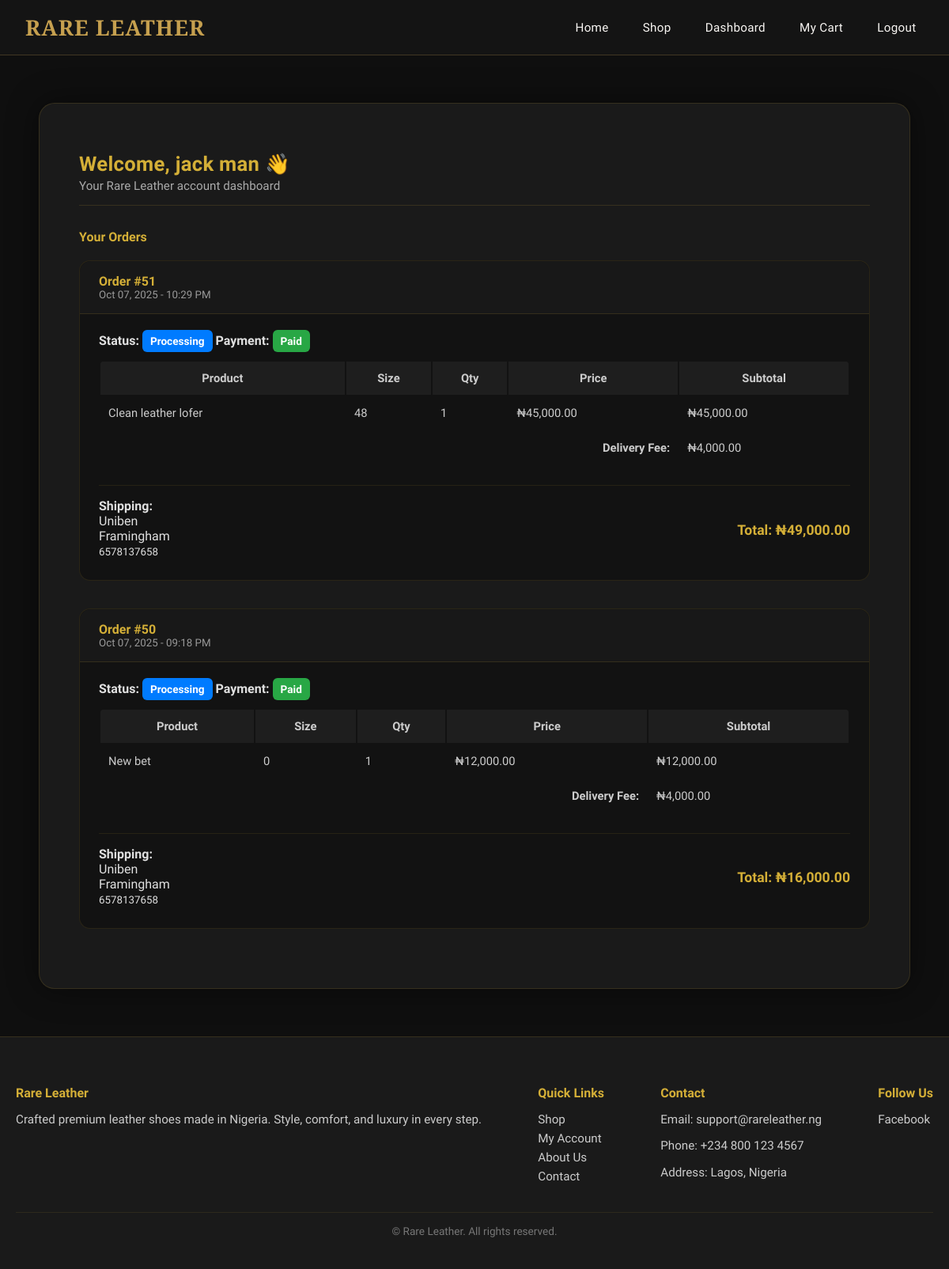
The page /account/dashboard/ (signed in) on the database its author committed.
### accounts/models.py (models this page shows, shortened)
class User(AbstractBaseUser, PermissionsMixin):
    email = models.EmailField(unique=True)
    full_name = models.CharField(max_length=100, blank=True)
    is_active = models.BooleanField(default=False)
    is_staff = models.BooleanField(default=False)
    created_at = models.DateTimeField(default=timezone.now)
    signup_token = models.UUIDField(default=uuid.uuid4, unique=True, null=True, blank=True)
    USERNAME_FIELD = 'email'
    REQUIRED_FIELDS = []
    objects = CustomUserManager()

### orders/models.py (models this page shows, shortened)
class Order(models.Model):
    ORDER_STATUS_CHOICES = (
        ('pending', 'Pending'),
        ('processing', 'Processing'),
        ('completed', 'Completed'),
        ('cancelled', 'Cancelled'),
    )
    PAYMENT_STATUS_CHOICES = (
        ('pending', 'Pending'),
        ('paid', 'Paid'),
        ('failed', 'Failed'),
    )
    user = models.ForeignKey(settings.AUTH_USER_MODEL, on_delete=models.CASCADE)
    full_name = models.CharField(max_length=100)
    email = models.EmailField()
    phone = models.CharField(max_length=20)
    address = models.TextField()
    city = models.CharField(max_length=100)
    created_at = models.DateTimeField(auto_now_add=True)
    status = models.CharField(max_length=20, choices=ORDER_STATUS_CHOICES, default='pending')
    total_price = models.DecimalField(max_digits=10, decimal_places=2, default=0)
    payment_status = models.CharField(max_length=20, choices=PAYMENT_STATUS_CHOICES, default='pending')
    reference = models.CharField(max_length=100, blank=True, null=True, help_text="Paystack transaction reference")
    class Meta:
        ordering = ['-created_at']

class OrderItem(models.Model):
    order = models.ForeignKey(Order, on_delete=models.CASCADE, related_name='items')
    product = models.ForeignKey(Product, on_delete=models.CASCADE)
    size = models.PositiveIntegerField(default=40)
    quantity = models.PositiveIntegerField(default=1)
    price = models.DecimalField(max_digits=10, decimal_places=2)
    def get_subtotal(self):
        return self.price * self.quantity

### catalog/models.py (models this page shows, shortened)
class Product(models.Model):
    category = models.ForeignKey(Category, on_delete=models.SET_NULL, null=True, related_name='products')
    title = models.CharField(max_length=200)
    slug = models.SlugField(unique=True, blank=True)
    description = models.TextField(blank=True)
    price_ngn = models.PositiveIntegerField(help_text="Price in Naira")
    min_size = models.PositiveSmallIntegerField(default=38, help_text="Minimum available shoe size")
    max_size = models.PositiveSmallIntegerField(default=45, help_text="Maximum available shoe size")
    extra_fee_threshold = models.PositiveSmallIntegerField(
        default=45,
        help_text="Sizes above this value attract an extra fee"
    )
    extra_fee_amount = models.PositiveIntegerField(
        default=0,
        help_text="Extra fee (in Naira) for sizes above the threshold"
    )
    available = models.BooleanField(default=True)
    created_at = models.DateTimeField(auto_now_add=True)

### settings/models.py (models this page shows, shortened)
class SiteSettings(models.Model):
    delivery_fee = models.DecimalField(
        max_digits=10,
        decimal_places=2,
        default=3500,
        help_text="Delivery fee per order"
    )
    facebook_url = models.URLField(blank=True, null=True, help_text="Facebook page URL")
    instagram_url = models.URLField(blank=True, null=True, help_text="Instagram profile URL")
    twitter_url = models.URLField(blank=True, null=True, help_text="Twitter profile URL")
    linkedin_url = models.URLField(blank=True, null=True, help_text="LinkedIn page URL")
    youtube_url = models.URLField(blank=True, null=True, help_text="YouTube channel URL")
    class Meta:
        verbose_name = "Site Setting"
        verbose_name_plural = "Site Settings"

### accounts/views.py (the view)
# urls.py: path('dashboard/', views.dashboard_view, name='dashboard'),
@login_required
def dashboard_view(request):
    orders = Order.objects.filter(user=request.user).order_by('-created_at')
    site_settings = SiteSettings.objects.first()
    delivery_fee = site_settings.delivery_fee if site_settings else 3500
    return render(request, 'accounts/dashboard.html', {'orders': orders, 'delivery_fee': delivery_fee,})

### templates/accounts/dashboard.html (shortened to what this page needs)
{% extends 'base.html' %}
{% load humanize %}
{% block content %}
<div class="dashboard-container">
  <div class="dashboard-header" style="display: flex; justify-content: space-between; align-items: center; flex-wrap: wrap; gap: 10px;">
    <div>
      <h2 style="margin-bottom: 4px;">Welcome, {{ user.full_name|default:user.email }} 👋</h2>
      <p style="margin: 0; color: #aaa; font-size: 0.95rem;">Your Rare Leather account dashboard</p>
    </div>
  </div>
  <h4>Your Orders</h4>
  {% if orders %}
    {% for order in orders %}
      <div class="order-card">
        <div class="order-header">
          <div>
            <strong>Order #{{ order.id }}</strong>
            <small>{{ order.created_at|date:"M d, Y - h:i A" }}</small>
          </div>
        </div>
        <div class="order-body">
          <div class="mb-3 d-flex justify-content-between flex-wrap align-items-center">
            <div>
              <strong>Status:</strong>
              {% if order.status == "pending" %}
                <span class="badge badge-pending">{{ order.status|title }}</span>
              {% elif order.status == "processing" %}
                <span class="badge badge-processing">{{ order.status|title }}</span>
              {% elif order.status == "completed" %}
                <span class="badge badge-completed">{{ order.status|title }}</span>
              {% elif order.status == "cancelled" %}
                <span class="badge badge-cancelled">{{ order.status|title }}</span>
              {% else %}
                <span class="badge badge-secondary">{{ order.status|title }}</span>
              {% endif %}
              <strong class="ms-3">Payment:</strong>
              {% if order.payment_status == "paid" %}
                <span class="badge badge-completed">Paid</span>
              {% elif order.payment_status == "failed" %}
                <span class="badge badge-failed">Failed</span>
              {% elif order.payment_status == "cancelled" %}
                <span class="badge badge-cancelled">Cancelled</span>
              {% else %}
                <span class="badge badge-unpaid">Unpaid</span>
              {% endif %}
            </div>
          </div>
          <table class="table order-table table-borderless align-middle">
            <thead>
              <tr>
                <th>Product</th>
                <th>Size</th>
                <th>Qty</th>
                <th>Price</th>
                <th>Subtotal</th>
              </tr>
            </thead>
            <tbody>
                {% for item in order.items.all %}
                <tr>
                  <td>{{ item.product.title }}</td>
                  <td>{{ item.size }}</td>
                  <td>{{ item.quantity }}</td>
                  <td>₦{{ item.price|intcomma }}</td>
                  <td>₦{{ item.get_subtotal|intcomma }}</td>
                </tr>
                {% endfor %}
                <tr>
                  <td colspan="4" style="text-align:right; font-weight:600;">Delivery Fee:</td>
                  <td>₦{{ delivery_fee|intcomma }}</td>
                </tr>
              </tbody>
          </table>
          <div class="order-footer">
            <div>
              <strong>Shipping:</strong><br>
              {{ order.address }}<br>
              {{ order.city }}<br>
              <small>{{ order.phone }}</small>
            </div>
            <div class="text-end">
              <h5>Total: ₦{{ order.total_price|intcomma }}</h5>
            </div>
          </div>
        </div>
      </div>
    {% endfor %}
  {% else %}
    <div class="empty-state">
      <h5>No orders yet.</h5>
      <p>When you make a purchase, your order history will appear here.</p>
    </div>
  {% endif %}
</div>
{% include 'includes/footer.html' %}
{% endblock %}

### templates/base.html (style rules this page uses)
:root { --gold: #c6a04f; --dark-bg: #0f0f0f; --text-light: #f8f5f2; --text-muted: #b8b8b8; }
body { margin: 0; background: var(--dark-bg); color: var(--text-light); font-family: 'Manrope', sans-serif; }

### templates/accounts/dashboard.html (style rules this page uses)
body { background-color: #0f0f0f; color: #e0e0e0; font-family: 'Urbanist', sans-serif; }
.dashboard-container { max-width: 1000px; margin: 60px auto; background: #1a1a1a; border: 1px solid rgba(212, 175, 55, 0.15); border-radius: 20px; padding: 40px 50px; box-shadow: 0 0 40px rgba(0, 0, 0, 0.45); }
.dashboard-header { border-bottom: 1px solid rgba(212, 175, 55, 0.15); margin-bottom: 30px; padding-bottom: 15px; }
.dashboard-header h2 { color: #d4af37; font-weight: 600; font-size: 1.6rem; letter-spacing: 0.3px; }
.dashboard-header p { color: #aaa; font-size: 0.95rem; }
h4 { color: #d4af37; margin-bottom: 20px; font-weight: 600; }
.order-card { background: #121212; border: 1px solid rgba(212, 175, 55, 0.12); border-radius: 14px; margin-bottom: 35px; transition: all 0.3s ease; }
.order-header { background: #181818; border-bottom: 1px solid rgba(212, 175, 55, 0.15); padding: 1rem 1.5rem; border-radius: 14px 14px 0 0; display: flex; justify-content: space-between; align-items: center; flex-wrap: wrap; gap: 10px; }
.order-header strong { color: #d4af37; font-size: 1rem; font-weight: 600; }
.order-header small { color: #999; display: block; }
.order-body { padding: 1.5rem; }
.badge { padding: 6px 10px; border-radius: 6px; font-size: 0.85rem; font-weight: 600; text-transform: capitalize; }
.badge-processing { background: #007bff; color: #fff; }
.badge-completed { background: #28a745; color: #fff; }
.order-table { margin-top: 15px; border-radius: 10px; overflow: hidden; width: 100%; }
.order-table thead { background: #1e1e1e; color: #d4af37; font-weight: 600; }
.order-table td, .order-table th { padding: 12px 10px; color: #ccc; font-size: 0.92rem; }
.order-footer { display: flex; justify-content: space-between; align-items: flex-start; margin-top: 1.5rem; border-top: 1px solid rgba(212, 175, 55, 0.1); padding-top: 1rem; flex-wrap: wrap; gap: 10px; }
.order-footer h5 { color: #d4af37; font-size: 1.1rem; font-weight: 600; }

### rows shown on the page
User: full_name "jack man"
Order: id "51", created_at "Oct 07, 2025 - 10:29 PM", status "Processing", payment_status "Paid", address "Uniben", city "Framingham", phone "6578137658", total_price "49,000.00"
OrderItem: product "Clean leather lofer", size "48", quantity "1", price "45,000.00", get_subtotal "45,000.00"
SiteSettings: delivery_fee "4,000.00"
Order: id "50", created_at "Oct 07, 2025 - 09:18 PM", status "Processing", payment_status "Paid", address "Uniben", city "Framingham", phone "6578137658", total_price "16,000.00"
OrderItem: product "New bet", size "0", quantity "1", price "12,000.00", get_subtotal "12,000.00"
